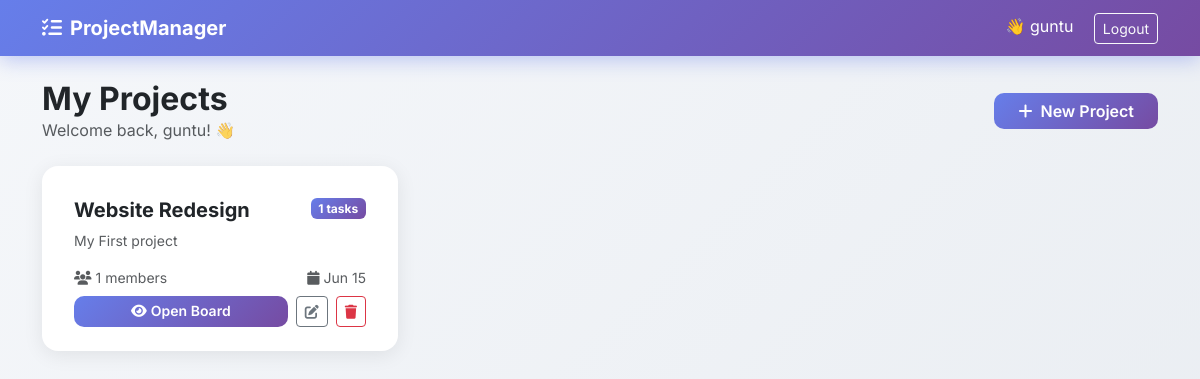
The app's page / (signed in), older data.
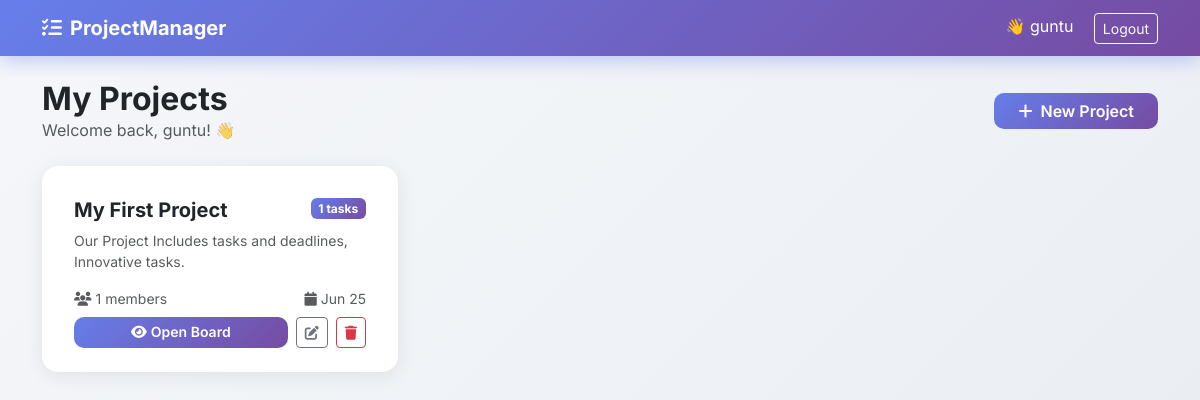
The same page, newer data.
### tasks/models.py (models this page shows, shortened)
class Project(models.Model):
    title = models.CharField(max_length=200)
    description = models.TextField(blank=True)
    created_by = models.ForeignKey(User, on_delete=models.CASCADE, related_name='created_projects')
    members = models.ManyToManyField(User, related_name='projects', blank=True)
    created_at = models.DateTimeField(auto_now_add=True)

### tasks/views.py (the view)
# urls.py: path('', views.dashboard, name='dashboard'),
@login_required
def dashboard(request):
    projects = Project.objects.filter(members=request.user) | Project.objects.filter(created_by=request.user)
    projects = projects.distinct()
    return render(request, 'tasks/dashboard.html', {'projects': projects})

### tasks/templates/tasks/dashboard.html (shortened to what this page needs)
{% extends 'tasks/base.html' %}
{% block content %}
<div class="page-fade">
<div class="d-flex justify-content-between align-items-center mb-4">
    <div>
        <h2 class="fw-bold mb-0">My Projects</h2>
        <p class="text-muted mb-0">Welcome back, {{ user.username }}! 👋</p>
    </div>
    <a href="{% url 'create_project' %}" class="btn btn-primary px-4">
        <i class="fas fa-plus me-2"></i>New Project
    </a>
</div>
{% if projects %}
<div class="row">
    {% for project in projects %}
    <div class="col-md-4 mb-4">
        <div class="card h-100 p-3">
            <div class="card-body pb-2">
                <div class="d-flex justify-content-between align-items-start mb-2">
                    <h5 class="fw-bold mb-0">{{ project.title }}</h5>
                    <span class="badge" style="background:linear-gradient(135deg,#667eea,#764ba2);">
                        {{ project.tasks.count }} tasks
                    </span>
                </div>
                <p class="text-muted small">{{ project.description|truncatewords:15 }}</p>
                <div class="d-flex justify-content-between mt-3">
                    <small class="text-muted">
                        <i class="fas fa-users me-1"></i>{{ project.members.count }} members
                    </small>
                    <small class="text-muted">
                        <i class="fas fa-calendar me-1"></i>{{ project.created_at|date:"M d" }}
                    </small>
                </div>
            </div>
            <div class="card-footer bg-white border-0 d-flex gap-2 pt-0">
                <a href="{% url 'project_detail' project.pk %}"
                   class="btn btn-primary btn-sm flex-fill">
                    <i class="fas fa-eye me-1"></i>Open Board
                </a>
                <a href="{% url 'edit_project' project.pk %}"
                   class="btn btn-outline-secondary btn-sm">
                    <i class="fas fa-edit"></i>
                </a>
                <a href="{% url 'delete_project' project.pk %}"
                   class="btn btn-outline-danger btn-sm">
                    <i class="fas fa-trash"></i>
                </a>
            </div>
        </div>
    </div>
    {% endfor %}
</div>
{% endif %}
</div>
{% endblock %}

Row changes from the older to the newer data that the page shows:
changed Project id 1: title "Website Redesign" → "My First Project"; description "My First project" → "Our Project Includes tasks and deadlines, Innovative tasks."; created_at "Jun 15" → "Jun 25"
